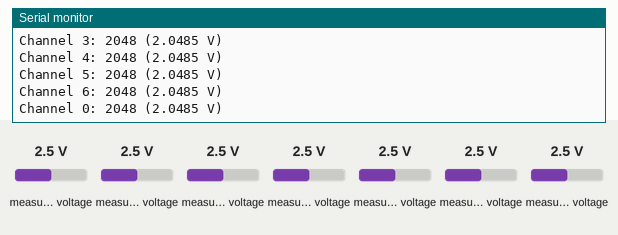
Recording of a sketch running on a simulated ESP32. Parts: the last lines printed to the serial monitor. Wiring (inferred from the names in the program): MCP3208 converter: CS GPIO 5. The test bench sets the inputs (shaded band); at power-on: measured voltage 2.5 V.

Above: at 7.8 s.
7.9 s: measured voltage (sensor 200) set to 0.1 V
At 8.8 s:
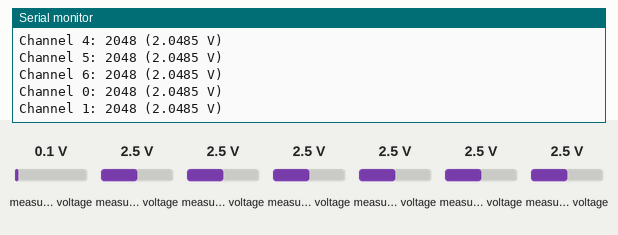
15.4 s: measured voltage (sensor 201) set to 0.1 V
At 16.5 s:
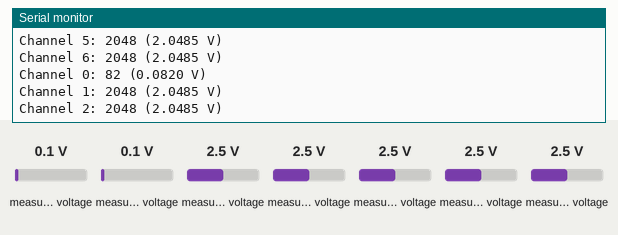
22.9 s: measured voltage (sensor 202) set to 0.1 V
At 23.8 s:
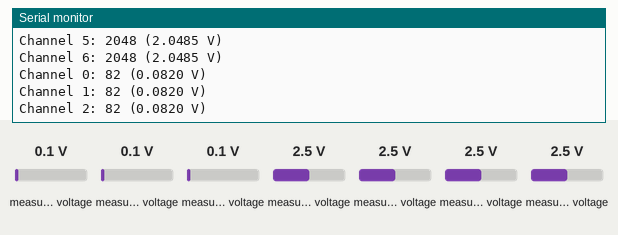
30.4 s: measured voltage (sensor 203) set to 0.1 V
At 31.6 s:
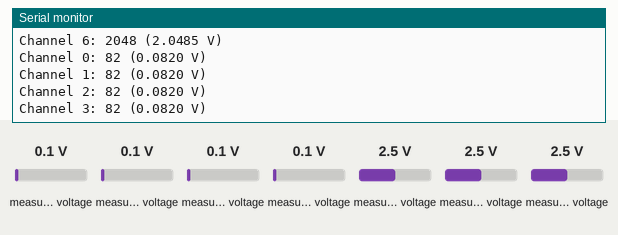
37.9 s: measured voltage (sensor 204) set to 0.1 V
At 39.8 s:
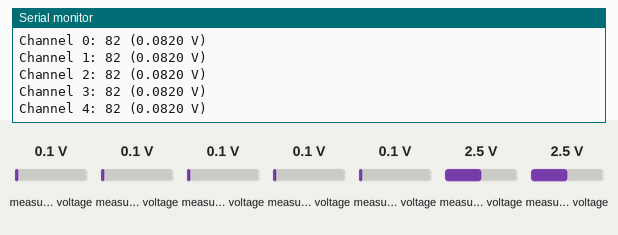
45.4 s: measured voltage (sensor 205) set to 0.1 V
At 47.5 s:
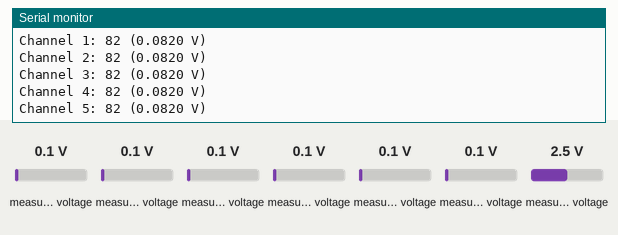
Timing chart, 0 to 49.0 s (numbered marks = the images above; inputs shaded):
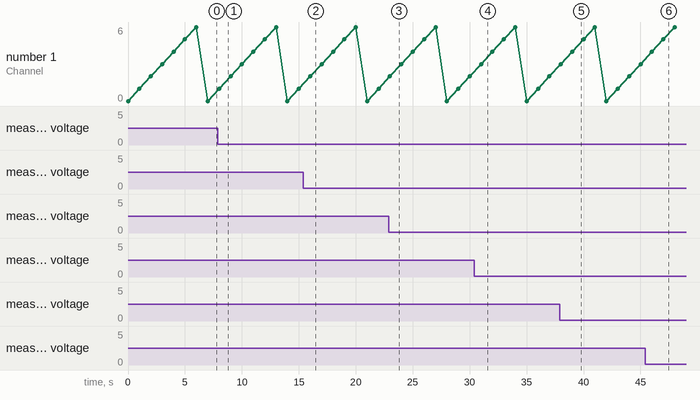

The sketch:

adctest.ino
```cpp
#include <SPI.h>

const int csPin = 5;
const float referenceVoltage = 4.096;

void setup() {
  Serial.begin(115200);

  pinMode(csPin, OUTPUT);
  digitalWrite(csPin, HIGH);

  SPI.begin(18, 19, 23, csPin); // SCK, MISO, MOSI, SS
}

uint16_t readADC(uint8_t channel) {
  // MCP3208 requires three bytes to be sent: start bit + single-ended mode + channel selection + 2 dummy bits
  uint8_t commandByte = 0x06 | (channel >> 2); // Start bit + single-ended mode + MSB of channel
  uint8_t secondByte = (channel & 0x03) << 6;  // Remaining 2 bits of channel

  digitalWrite(csPin, LOW);

  SPI.transfer(commandByte);  // Send command byte
  uint8_t highByte = SPI.transfer(secondByte); // Send second byte and receive high byte of result
  uint8_t lowByte = SPI.transfer(0x00);       // Send dummy byte and receive low byte of result

  digitalWrite(csPin, HIGH);

  uint16_t result = ((highByte & 0x0F) << 8) | lowByte; // Combine high and low byte into 12-bit result
  return result;
}

void loop() {
  for (int channel = 0; channel < 7; channel++) {
    uint16_t result = readADC(channel);
    float voltage = (result / 4095.0) * referenceVoltage;
    Serial.print("Channel ");
    Serial.print(channel);
    Serial.print(": ");
    Serial.print(result); // Print the 12-bit result in decimal
    Serial.print(" (");
    Serial.print(voltage, 4); // Print voltage with 4 decimal places
    Serial.println(" V)");
    delay(1000);
  }
}
```

Measured:
- after the input at 22.9 s, the serial monitor: prints a new line after 0.10 s (image 3)
- after the input at 30.4 s, the serial monitor: prints a new line after 0.61 s (image 4)
- after the input at 37.9 s, the serial monitor: prints a new line after 1.1 s (image 5)
- after the input at 45.4 s, the serial monitor: prints a new line after 1.6 s (image 6)
